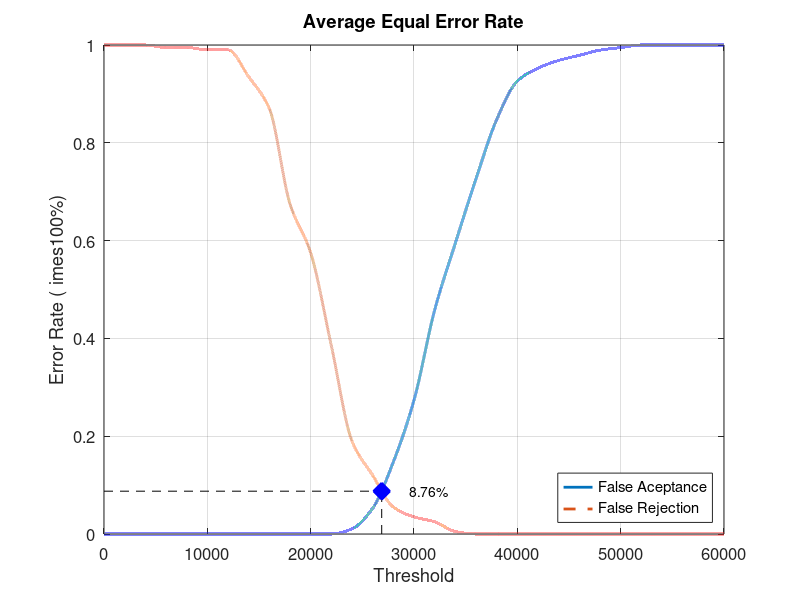
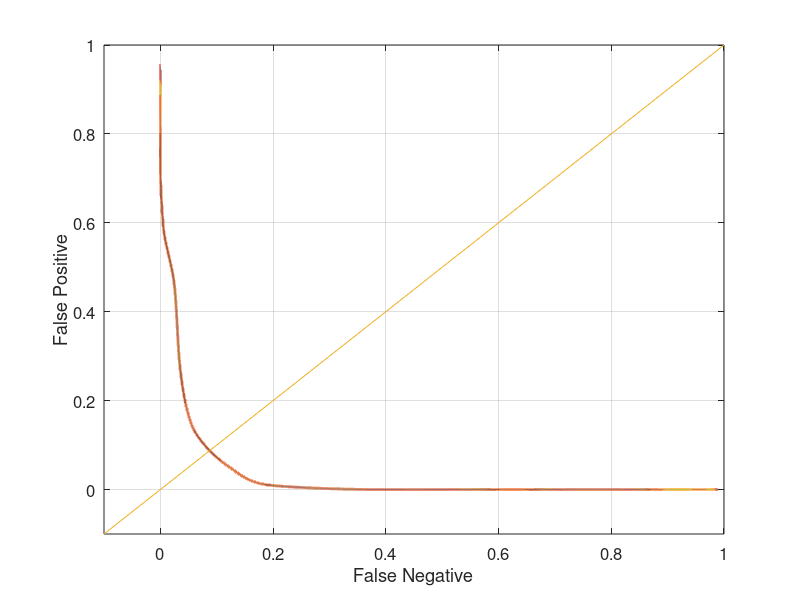

Write MATLAB code to recreate these figures, in order.
close all;
clear;
clc;
x = 0:2000:60000;
xq = 0:0.5:60000;

y0 = [0 0 0 0 0 0 0 0 0 0 0 0 0.0105263 0.0526316 0.147368 0.273684 0.457895 0.594737 0.726316 0.847368 0.926316 0.952632 0.968421 0.978947 0.989474 0.994737 1 1 1 1 1]
yy0 = interp1(x, y0, xq, 'pchip');
y1 = [1 1 1 0.995 0.995 0.99 0.99 0.935 0.87 0.675 0.575 0.385 0.19 0.12 0.055 0.035 0.025 0.005 0 0 0 0 0 0 0 0 0 0 0 0 0]
yy1 = interp1(x, y1, xq, 'pchip');

% Calculating EER: 
y2 = abs(y0 - y1);
find(y2 == min(y2))
yy2 = abs(yy0 - yy1);
xEER = find(yy2 == min(yy2));
xEERIndex = xq(xEER) % X-axis EER
yEER = yy0(xEER) % Y-axis EER

main = figure
plot(xq, yy0,'-','LineWidth', 2);	hold on
plot(xq, yy1,'--','LineWidth', 2);	hold on
plot([xEERIndex xEERIndex], [0 yEER], 'k--');	hold on
plot([0 xEERIndex], [yEER yEER], 'k--');	hold on
plot(xEERIndex, yEER, 'bx', 'LineWidth', 10);	hold on
text(xEERIndex + 10 * xEERIndex / 100, yEER, [num2str(round((10000 * yEER)) / 100) '%'])
legend('False Aceptance', 'False Rejection', 'Location', 'SouthEast')
xlabel('Threshold')
ylabel('Error Rate (	imes100%)')
title('Average Equal Error Rate')
set(gca, 'FontSize', 12)
axis([0 60000 0 1])
grid on

print(main, 'Database2_3Main', '-dpng');
FNRxFPR = figure('Color', [1 1 1]);
plot(yy1, yy0, '-', yy1, yy0, 'LineWidth', 2);
hold on
y = -0.1:0.1:1
plot(y, y); 
set(gca, 'FontSize', 12)
xlabel('False Negative')
ylabel('False Positive')
axis([-0.1 1 -0.1 1])
set(gca, 'FontSize', 12)
grid on

print(FNRxFPR, 'Database2_3FNRxFPR','-dpng');
